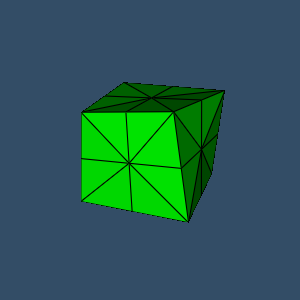

Python code for this plot:
#!/usr/bin/env python

# Demonstrate vtkCellTypeSource for the Hexahedron cell type. The source
# generates an unstructured grid of hexahedral cells, which are perturbed,
# shrunk, tessellated, and color-mapped by cell ID.

# Factory overrides: importing these modules registers the OpenGL rendering,
# FreeType text rendering, and interaction style implementations.
import vtkmodules.vtkInteractionStyle  # noqa: F401
import vtkmodules.vtkRenderingFreeType  # noqa: F401
import vtkmodules.vtkRenderingOpenGL2  # noqa: F401
# VTK pipeline classes used in this example
from vtkmodules.vtkCommonCore import (
    vtkIntArray,
    vtkMinimalStandardRandomSequence,
    vtkPoints,
)
from vtkmodules.vtkCommonDataModel import VTK_HEXAHEDRON
from vtkmodules.vtkFiltersGeneral import (
    vtkShrinkFilter,
    vtkTessellatorFilter,
)
from vtkmodules.vtkFiltersSources import vtkCellTypeSource
from vtkmodules.vtkRenderingCore import (
    vtkActor,
    vtkDataSetMapper,
    vtkRenderWindow,
    vtkRenderWindowInteractor,
    vtkRenderer,
)

# Colors (normalized RGB)
dark_blue_background_rgb = (0.2, 0.302, 0.4)

# Source: generate hexahedral cells
cell_type_source = vtkCellTypeSource()
cell_type_source.SetCellType(VTK_HEXAHEDRON)
cell_type_source.Update()

# Perturb points so cell edges are visible after tessellation
original_points = cell_type_source.GetOutput().GetPoints()
points = vtkPoints()
points.SetNumberOfPoints(cell_type_source.GetOutput().GetNumberOfPoints())
rng = vtkMinimalStandardRandomSequence()
rng.SetSeed(5070)
for i in range(points.GetNumberOfPoints()):
    perturbation = [0.0, 0.0, 0.0]
    for j in range(3):
        rng.Next()
        perturbation[j] = rng.GetRangeValue(-0.1, 0.1)
    current = [0.0, 0.0, 0.0]
    original_points.GetPoint(i, current)
    points.SetPoint(i,
                    current[0] + perturbation[0],
                    current[1] + perturbation[1],
                    current[2] + perturbation[2])
cell_type_source.GetOutput().SetPoints(points)

# Cell ID array for scalar coloring
num_cells = cell_type_source.GetOutput().GetNumberOfCells()
id_array = vtkIntArray()
id_array.SetNumberOfTuples(num_cells)
for i in range(num_cells):
    id_array.InsertTuple1(i, i + 1)
id_array.SetName("Ids")
cell_type_source.GetOutput().GetCellData().AddArray(id_array)
cell_type_source.GetOutput().GetCellData().SetActiveScalars("Ids")

# Shrink: separate cells visually
shrink = vtkShrinkFilter()
shrink.SetInputConnection(cell_type_source.GetOutputPort())
shrink.SetShrinkFactor(0.8)

# Tessellate: subdivide higher-order cells into linear primitives
tessellate = vtkTessellatorFilter()
tessellate.SetInputConnection(shrink.GetOutputPort())
tessellate.SetMaximumNumberOfSubdivisions(3)

# Mapper: color by cell ID
mapper = vtkDataSetMapper()
mapper.SetInputConnection(tessellate.GetOutputPort())
mapper.SetScalarRange(0, num_cells + 1)
mapper.SetScalarModeToUseCellData()
mapper.SetResolveCoincidentTopologyToPolygonOffset()

# Actor: tilt to show 3D shape
actor = vtkActor()
actor.SetMapper(mapper)
actor.GetProperty().EdgeVisibilityOn()
actor.RotateX(20.0)
actor.RotateY(-20.0)

# Renderer: assemble the scene
renderer = vtkRenderer()
renderer.AddActor(actor)
renderer.SetBackground(dark_blue_background_rgb)

# Render window: display the rendered scene
render_window = vtkRenderWindow()
render_window.AddRenderer(renderer)
render_window.SetWindowName("celltype hexahedron")
render_window.SetMultiSamples(0)
render_window.SetSize(300, 300)

# Interactor: handle mouse and keyboard events
render_window_interactor = vtkRenderWindowInteractor()
render_window_interactor.SetRenderWindow(render_window)

# Scene: configure the camera
renderer.ResetCamera()

# Start: launch the interactive visualization
render_window_interactor.Initialize()
render_window_interactor.Start()
